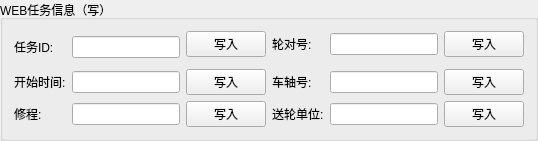
              <widget class="QGroupBox" name="groupBox_Task_Info_2">
               <property name="title">
                <string>WEB任务信息（写）</string>
               </property>
               <layout class="QGridLayout" name="gridLayout_22">
                <item row="0" column="3">
                 <widget class="QPushButton" name="set_Pre_Scan_120_TaskID">
                  <property name="sizePolicy">
                   <sizepolicy hsizetype="Maximum" vsizetype="Fixed">
                    <horstretch>0</horstretch>
                    <verstretch>0</verstretch>
                   </sizepolicy>
                  </property>
                  <property name="text">
                   <string>写入</string>
                  </property>
                 </widget>
                </item>
                <item row="0" column="2" rowspan="2">
                 <widget class="QLineEdit" name="w_Pre_Scan_120_TaskID">
                  <property name="sizePolicy">
                   <sizepolicy hsizetype="Expanding" vsizetype="Fixed">
                    <horstretch>0</horstretch>
                    <verstretch>0</verstretch>
                   </sizepolicy>
                  </property>
                 </widget>
                </item>
                <item row="0" column="6">
                 <widget class="QLineEdit" name="w_Pre_Scan_120_Wheelset">
                  <property name="sizePolicy">
                   <sizepolicy hsizetype="Expanding" vsizetype="Fixed">
                    <horstretch>0</horstretch>
                    <verstretch>0</verstretch>
                   </sizepolicy>
                  </property>
                  <property name="maximumSize">
                   <size>
                    <width>16777215</width>
                    <height>16777215</height>
                   </size>
                  </property>
                 </widget>
                </item>
                <item row="3" column="6">
                 <widget class="QLineEdit" name="w_Pre_Scan_120_Axle">
                  <property name="sizePolicy">
                   <sizepolicy hsizetype="Expanding" vsizetype="Fixed">
                    <horstretch>0</horstretch>
                    <verstretch>0</verstretch>
                   </sizepolicy>
                  </property>
                  <property name="maximumSize">
                   <size>
                    <width>16777215</width>
                    <height>16777215</height>
                   </size>
                  </property>
                 </widget>
                </item>
                <item row="0" column="0" rowspan="2">
                 <widget class="QLabel" name="label_120_TaskID_2">
                  <property name="sizePolicy">
                   <sizepolicy hsizetype="Maximum" vsizetype="Preferred">
                    <horstretch>0</horstretch>
                    <verstretch>0</verstretch>
                   </sizepolicy>
                  </property>
                  <property name="text">
                   <string>任务ID:</string>
                  </property>
                 </widget>
                </item>
                <item row="3" column="4">
                 <widget class="QLabel" name="label_120_Axle_2">
                  <property name="sizePolicy">
                   <sizepolicy hsizetype="Maximum" vsizetype="Preferred">
                    <horstretch>0</horstretch>
                    <verstretch>0</verstretch>
                   </sizepolicy>
                  </property>
                  <property name="text">
                   <string>车轴号:</string>
                  </property>
                 </widget>
                </item>
                <item row="4" column="2">
                 <widget class="QLineEdit" name="w_Pre_Scan_120_Repair">
                  <property name="sizePolicy">
                   <sizepolicy hsizetype="Expanding" vsizetype="Fixed">
                    <horstretch>0</horstretch>
                    <verstretch>0</verstretch>
                   </sizepolicy>
                  </property>
                  <property name="maximumSize">
                   <size>
                    <width>16777215</width>
                    <height>16777215</height>
                   </size>
                  </property>
                 </widget>
                </item>
                <item row="4" column="0">
                 <widget class="QLabel" name="label_120_Repair_2">
                  <property name="sizePolicy">
                   <sizepolicy hsizetype="Maximum" vsizetype="Preferred">
                    <horstretch>0</horstretch>
                    <verstretch>0</verstretch>
                   </sizepolicy>
                  </property>
                  <property name="text">
                   <string>修程:</string>
                  </property>
                 </widget>
                </item>
                <item row="3" column="0">
                 <widget class="QLabel" name="label_120_StartTime_2">
                  <property name="sizePolicy">
                   <sizepolicy hsizetype="Maximum" vsizetype="Preferred">
                    <horstretch>0</horstretch>
                    <verstretch>0</verstretch>
                   </sizepolicy>
                  </property>
                  <property name="text">
                   <string>开始时间:</string>
                  </property>
                 </widget>
                </item>
                <item row="0" column="7">
                 <widget class="QPushButton" name="set_Pre_Scan_120_Wheelset">
                  <property name="sizePolicy">
                   <sizepolicy hsizetype="Maximum" vsizetype="Fixed">
                    <horstretch>0</horstretch>
                    <verstretch>0</verstretch>
                   </sizepolicy>
                  </property>
                  <property name="text">
                   <string>写入</string>
                  </property>
                 </widget>
                </item>
                <item row="3" column="7">
                 <widget class="QPushButton" name="set_Pre_Scan_120_Axle">
                  <property name="sizePolicy">
                   <sizepolicy hsizetype="Maximum" vsizetype="Fixed">
                    <horstretch>0</horstretch>
                    <verstretch>0</verstretch>
                   </sizepolicy>
                  </property>
                  <property name="text">
                   <string>写入</string>
                  </property>
                 </widget>
                </item>
                <item row="4" column="4">
                 <widget class="QLabel" name="label_120_SendUnit_2">
                  <property name="sizePolicy">
                   <sizepolicy hsizetype="Maximum" vsizetype="Preferred">
                    <horstretch>0</horstretch>
                    <verstretch>0</verstretch>
                   </sizepolicy>
                  </property>
                  <property name="text">
                   <string>送轮单位:</string>
                  </property>
                 </widget>
                </item>
                <item row="4" column="3">
                 <widget class="QPushButton" name="set_Pre_Scan_120_Repair">
                  <property name="sizePolicy">
                   <sizepolicy hsizetype="Maximum" vsizetype="Fixed">
                    <horstretch>0</horstretch>
                    <verstretch>0</verstretch>
                   </sizepolicy>
                  </property>
                  <property name="text">
                   <string>写入</string>
                  </property>
                 </widget>
                </item>
                <item row="0" column="4">
                 <widget class="QLabel" name="label_120_Wheelset_2">
                  <property name="sizePolicy">
                   <sizepolicy hsizetype="Maximum" vsizetype="Preferred">
                    <horstretch>0</horstretch>
                    <verstretch>0</verstretch>
                   </sizepolicy>
                  </property>
                  <property name="text">
                   <string>轮对号:</string>
                  </property>
                 </widget>
                </item>
                <item row="3" column="2">
                 <widget class="QLineEdit" name="w_Pre_Scan_120_StartTime">
                  <property name="sizePolicy">
                   <sizepolicy hsizetype="Expanding" vsizetype="Fixed">
                    <horstretch>0</horstretch>
                    <verstretch>0</verstretch>
                   </sizepolicy>
                  </property>
                 </widget>
                </item>
                <item row="3" column="3">
                 <widget class="QPushButton" name="set_Pre_Scan_120_StartTime">
                  <property name="sizePolicy">
                   <sizepolicy hsizetype="Maximum" vsizetype="Fixed">
                    <horstretch>0</horstretch>
                    <verstretch>0</verstretch>
                   </sizepolicy>
                  </property>
                  <property name="text">
                   <string>写入</string>
                  </property>
                 </widget>
                </item>
                <item row="4" column="7">
                 <widget class="QPushButton" name="set_Pre_Scan_120_SendUnit">
                  <property name="sizePolicy">
                   <sizepolicy hsizetype="Maximum" vsizetype="Fixed">
                    <horstretch>0</horstretch>
                    <verstretch>0</verstretch>
                   </sizepolicy>
                  </property>
                  <property name="text">
                   <string>写入</string>
                  </property>
                 </widget>
                </item>
                <item row="4" column="6">
                 <widget class="QLineEdit" name="w_Pre_Scan_120_SendUnit">
                  <property name="sizePolicy">
                   <sizepolicy hsizetype="Expanding" vsizetype="Fixed">
                    <horstretch>0</horstretch>
                    <verstretch>0</verstretch>
                   </sizepolicy>
                  </property>
                  <property name="maximumSize">
                   <size>
                    <width>16777215</width>
                    <height>16777215</height>
                   </size>
                  </property>
                 </widget>
                </item>
               </layout>
              </widget>
